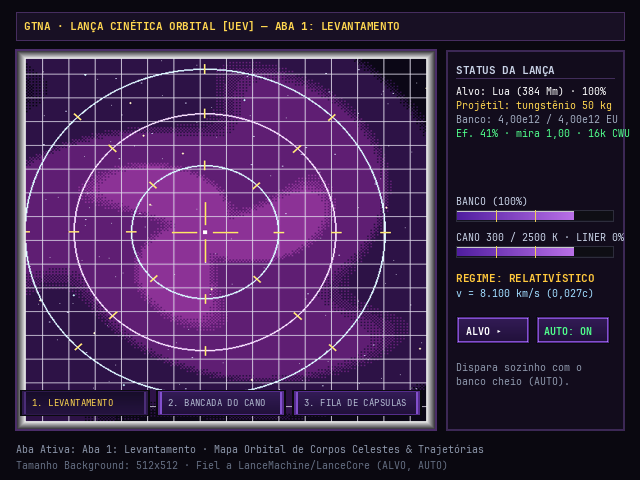
#> input picture tools/design/ui_proposals/lance/previews/preview_tab1_orbital_survey.png, 640 x 480 px
$ python generate_master_gallery.py
#> lines starting #> are read from the running program, lines starting #| are printed output that depends on the picture
#!/usr/bin/env python3
"""Master showcase generator combining the 4 chosen winners for the GTNA Unique Endgame Multiblocks:
  1. Lança Cinética Orbital (UEV) -> Aba 1 (Levantamento Orbital & Trajetórias, Botões MIRAR/AUTO/DISPARAR)
  2. Portão de Fenda Dimensional (UIV) -> Aba 1 (Vórtice Cósmico Volumétrico & Horizonte)
  3. Anel Colisor de Antimatéria (UIV) -> Aba 1 (Anel Síncrotron de 3 km & Diagnóstico do Feixe)
  4. Câmara de Contenção Estelar (MAX) -> Aba 1 (Pulsar de Milissegundo em Estado Normal, Botões [-]/[+]/[MAGNETAR])
"""

import os
from PIL import Image, ImageDraw, ImageFont

BASE_DIR = os.path.dirname(os.path.abspath(__file__))
PROPOSALS_DIR = os.path.join(BASE_DIR, 'ui_proposals')

def get_font(size=12, bold=False):
#> called with size = 18, bold = True
    paths = [
        f"/usr/share/fonts/TTF/JetBrainsMonoNLNerdFont-{'Bold' if bold else 'Regular'}.ttf",
        f"/usr/share/fonts/TTF/DejaVuSans{'-Bold' if bold else ''}.ttf",
    ]
    for p in paths:
        if os.path.exists(p):
            try:
                return ImageFont.truetype(p, size)
            except Exception:
                pass
    return ImageFont.load_default()

FONT_HEADER = get_font(18, bold=True)
FONT_SUB = get_font(13, bold=False)

def main():
    p1_path = os.path.join(PROPOSALS_DIR, 'lance', 'previews', 'preview_tab1_orbital_survey.png')
    p2_path = os.path.join(PROPOSALS_DIR, 'rift_gate', 'previews', 'preview_tab1_wormhole_vortex.png')
    p3_path = os.path.join(PROPOSALS_DIR, 'collider_ring', 'previews', 'preview_tab1_synchrotron_ring.png')
    p4_path = os.path.join(PROPOSALS_DIR, 'stellar_chamber', 'previews', 'preview_tab1_neutron_star.png')

    im1 = Image.open(p1_path)
#> im1 is the input picture: PIL image 640x480 RGBA; mean R, G, B, A 51.2, 25.7, 66.3, 241.1
    im2 = Image.open(p2_path)
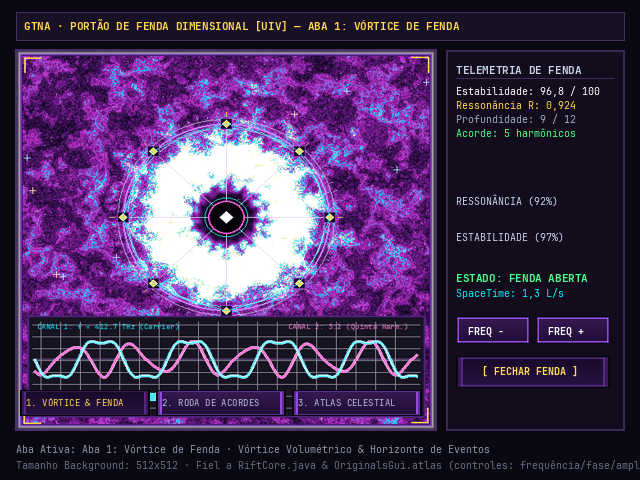
#> input picture tools/design/ui_proposals/rift_gate/previews/preview_tab1_wormhole_vortex.png, 640 x 480 px
#> im2 is the input picture: PIL image 640x480 RGBA; mean R, G, B, A 65, 42.6, 84.7, 249
    im3 = Image.open(p3_path)
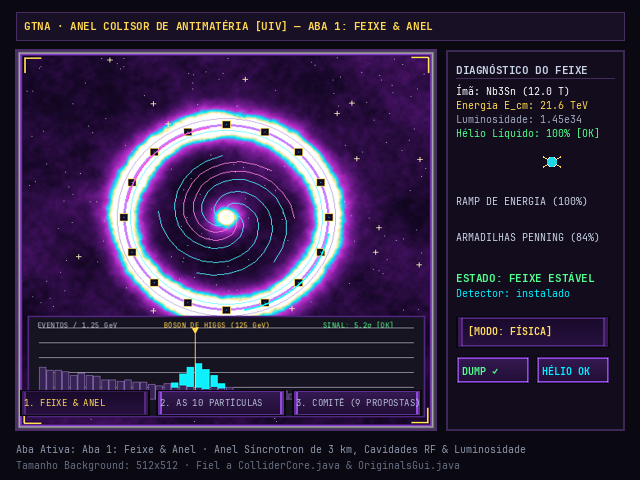
#> input picture tools/design/ui_proposals/collider_ring/previews/preview_tab1_synchrotron_ring.png, 640 x 480 px
#> im3 is the input picture: PIL image 640x480 RGBA; mean R, G, B, A 44.6, 31.2, 62.3, 250.4
    im4 = Image.open(p4_path)
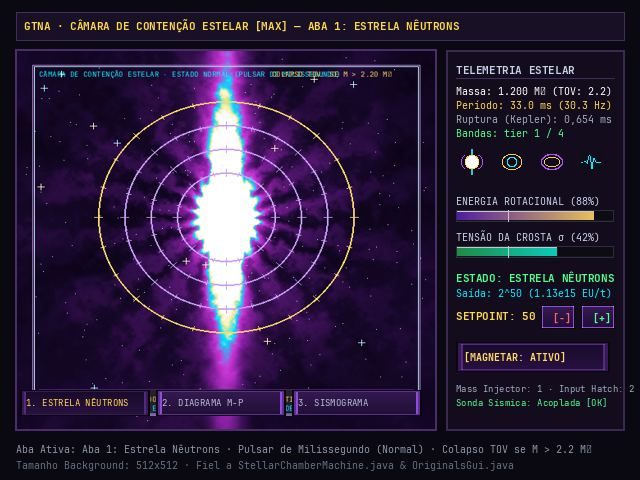
#> input picture tools/design/ui_proposals/stellar_chamber/previews/preview_tab1_neutron_star.png, 640 x 480 px
#> im4 is the input picture: PIL image 640x480 RGBA; mean R, G, B, A 41.1, 27.5, 56.7, 253

    w, h = 640, 480
    header_h = 75
    gap = 16

    total_w = w * 2 + gap * 3
    total_h = header_h + h * 2 + gap * 3

    master = Image.new('RGBA', (total_w, total_h), (12, 10, 18, 255))
    d = ImageDraw.Draw(master)

    # Header Banner
    d.rectangle([0, 0, total_w, header_h], fill=(22, 16, 32, 255), outline=(65, 45, 95, 255), width=2)
    d.text((32, 16), "GTNA · GALERIA MASTER DOS 4 MULTIBLOCOS ÚNICOS — TELAS PRINCIPAIS ATUALIZADAS", fill=(255, 215, 80, 255), font=FONT_HEADER)
    d.text((32, 44), "Estética Godforge Cosmic Purple 100% alinhada à mecânica real do código Java (Backgrounds 512x512, Telas 640x480)", fill=(180, 190, 215, 255), font=FONT_SUB)

    # 2x2 Grid Placement
    # Top-Left: Lança Cinética Orbital
    x1, y1 = gap, header_h + gap
    master.paste(im1, (x1, y1))
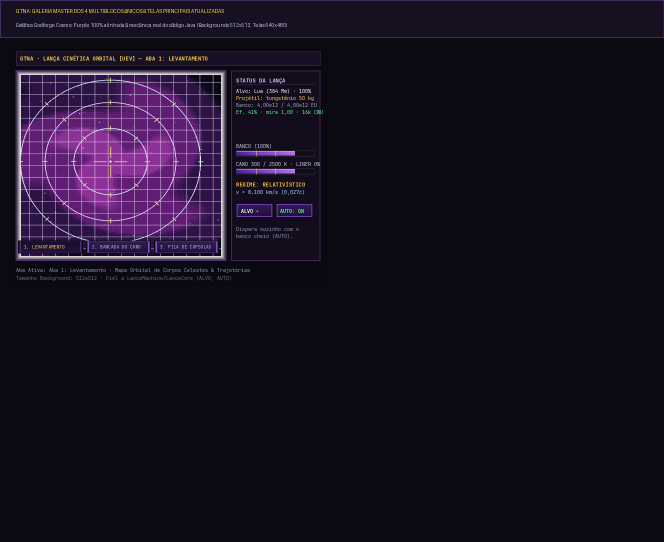
#> master: PIL image 1328x1083 RGBA (shown at 1/2 size); mean R, G, B, A 21.5, 14.2, 29.7, 252; transparent parts drawn white

    # Top-Right: Portão de Fenda Dimensional
    x2, y2 = gap * 2 + w, header_h + gap
    master.paste(im2, (x2, y2))
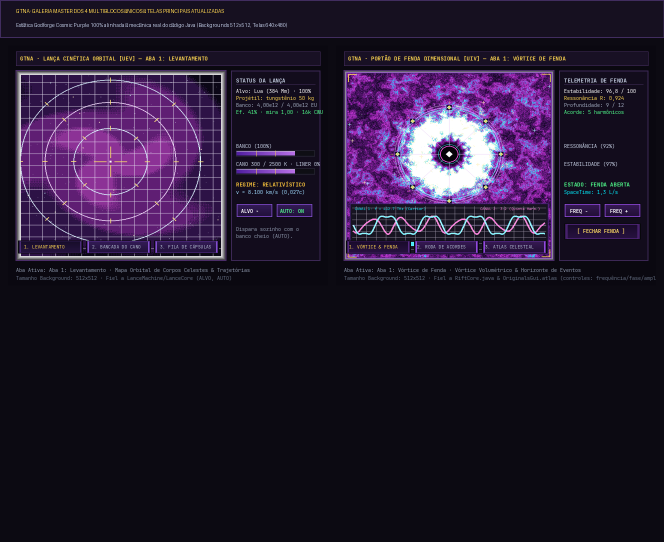
#> master: PIL image 1328x1083 RGBA (shown at 1/2 size); mean R, G, B, A 32.9, 21.1, 44, 250.7; transparent parts drawn white

    # Bottom-Left: Anel Colisor de Antimatéria
    x3, y3 = gap, header_h + gap * 2 + h
    master.paste(im3, (x3, y3))
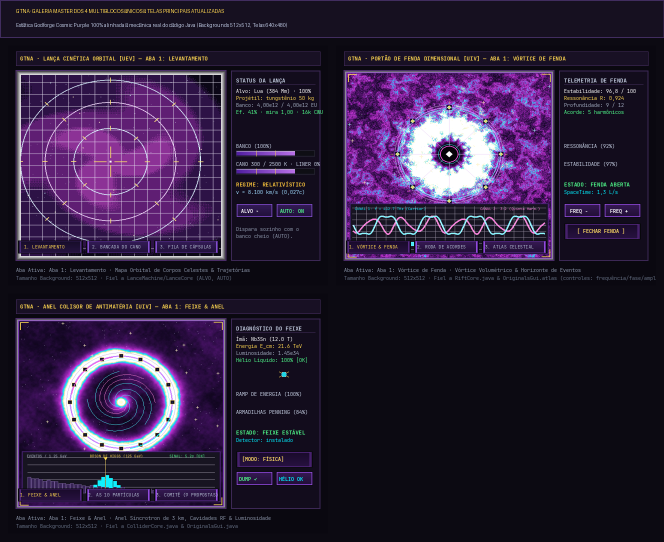
#> master: PIL image 1328x1083 RGBA (shown at 1/2 size); mean R, G, B, A 39.8, 25.7, 53.4, 249.8; transparent parts drawn white

    # Bottom-Right: Câmara de Contenção Estelar
    x4, y4 = gap * 2 + w, header_h + gap * 2 + h
    master.paste(im4, (x4, y4))
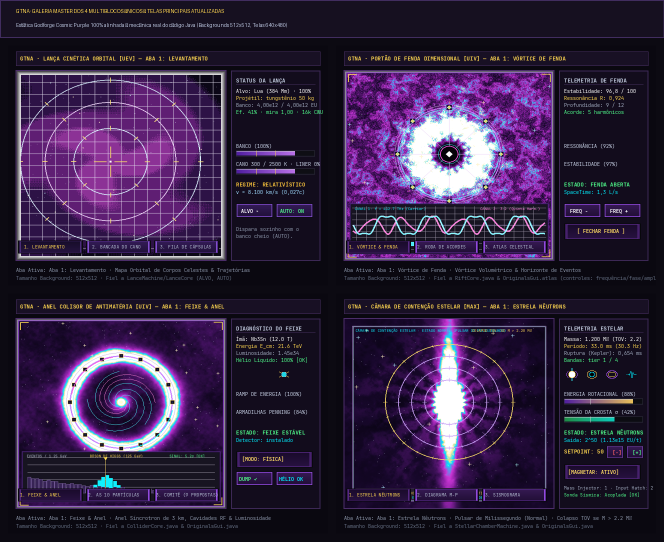
#> master: PIL image 1328x1083 RGBA (shown at 1/2 size); mean R, G, B, A 46, 29.4, 61.7, 249.3; transparent parts drawn white

    out_file = os.path.join(PROPOSALS_DIR, 'master_winners_showcase.png')
    master.save(out_file)
    print(f"[OK] Master gallery saved to: {out_file}")

if __name__ == '__main__':
    main()
